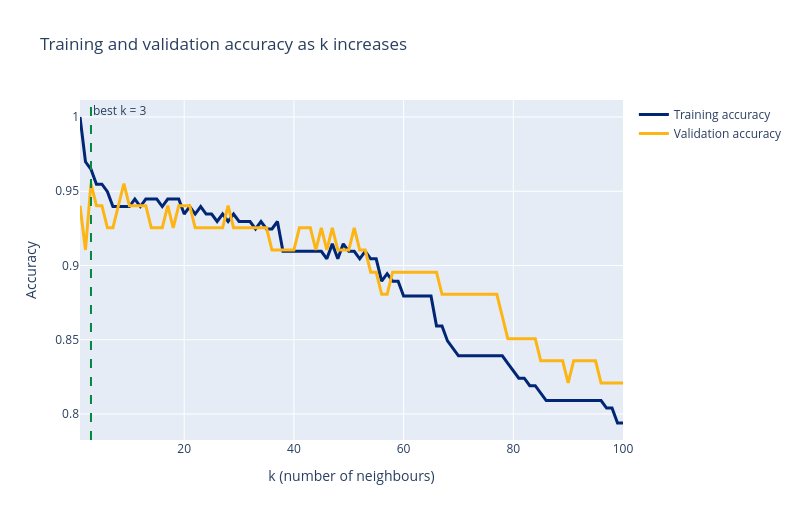

The code cell stored with this chart in its notebook:
### Code cell
fig = go.Figure()
fig.add_trace(go.Scatter(x=ks, y=train_acc, name="Training accuracy",
                         line=dict(color="#002675", width=3)))
fig.add_trace(go.Scatter(x=ks, y=val_acc, name="Validation accuracy",
                         line=dict(color="#FDB515", width=3)))
fig.add_vline(x=best_k, line_dash="dash", line_color="#028842",
              annotation_text=f"best k = {best_k}")
fig.update_layout(title="Training and validation accuracy as k increases",
                  xaxis_title="k (number of neighbours)", yaxis_title="Accuracy",
                  width=800, height=520)
fig.show()
